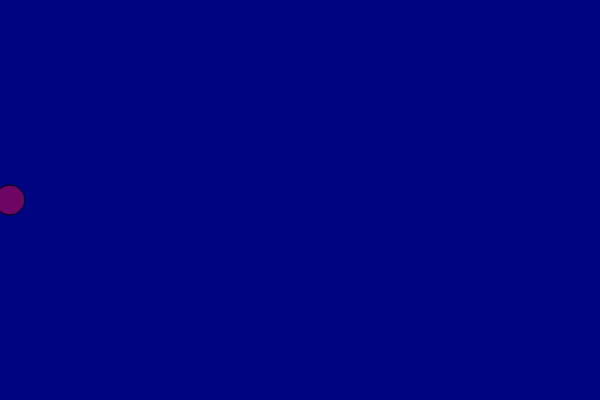
Frame 1 (no input)
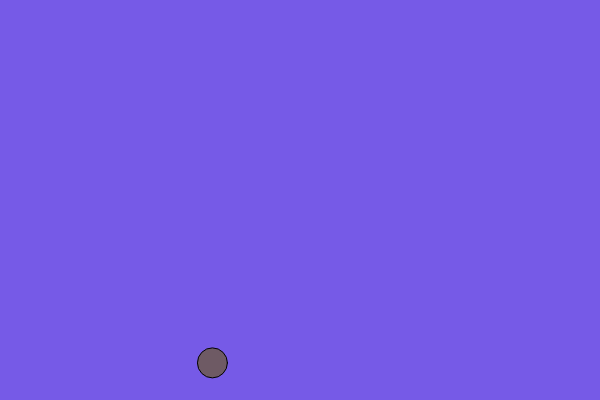
Frame 60 (no input)
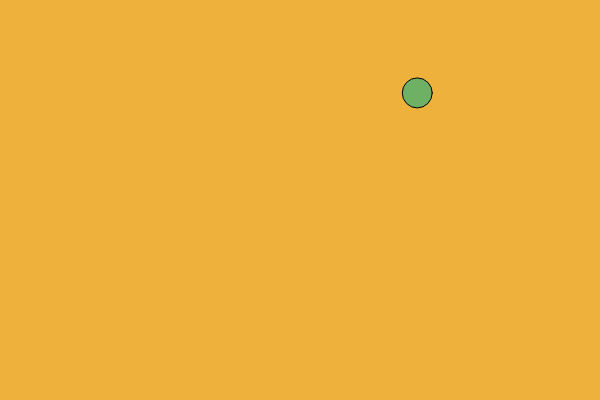
Frame 120 (the mouse pressed at the canvas centre since frame 60)

The p5.js sketch that drew these frames (run headless with seeded random() and noise() and a simulated clock; from frame 60 on, the mouse is pressed at the canvas centre):

// p5.js sketch
// ── sketch.js
var xCor = 10;
var yCor = 200;
var speed = 3;
var speedY = 3;
var r = 0;
var speedR = 2;

function setup() {
  createCanvas(600,400);
  
}

function draw() {
	var g = map(xCor, 0, 600, 0, 255);
	var b = map(yCor, 0, 400, 0, 255);
	
  	background(r, g, b);
  	noStroke;
  	fill(110, g, 100);
  	
  	ellipse (xCor, yCor, 30, 30);
  	
  	if ((xCor + 15) > width) {
  		speed = random(3, 5) * -1;
  	}else if ((xCor - 15) < 0) {
  		speed = speedY = random(3, 5);
  	}
  	
  	
  	if ((yCor + 15) > height) {
  		speedY = random(3, 5) * -1;
  	}else if ((yCor - 15) < 0) {
  		speedY = random(3, 5);
  	}
  	
  	
  	if (r > 255) {
  		speedR = random(2) * -1;
  	}else if (r < 0) {
  		speedR = random(2);
  	}
  	
  	
  	xCor += speed;
  	yCor += speedY;
  	r += speedR;
}
